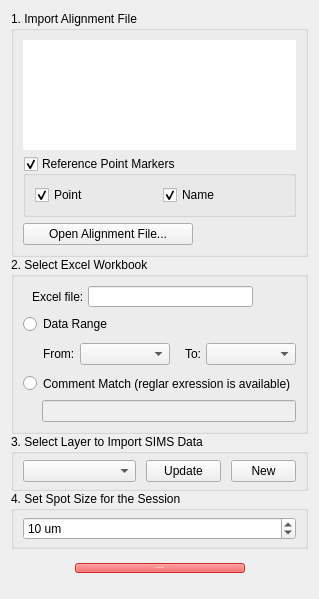
      <widget class="QWidget" name="tab">
       <attribute name="title">
        <string>Import</string>
       </attribute>
       <layout class="QVBoxLayout" name="verticalLayout_6">
        <property name="spacing">
         <number>0</number>
        </property>
        <property name="bottomMargin">
         <number>12</number>
        </property>
        <item>
         <widget class="QGroupBox" name="groupBox">
          <property name="sizePolicy">
           <sizepolicy hsizetype="Preferred" vsizetype="Maximum">
            <horstretch>0</horstretch>
            <verstretch>0</verstretch>
           </sizepolicy>
          </property>
          <property name="maximumSize">
           <size>
            <width>16777215</width>
            <height>260</height>
           </size>
          </property>
          <property name="title">
           <string>1. Import Alignment File</string>
          </property>
          <property name="flat">
           <bool>false</bool>
          </property>
          <layout class="QVBoxLayout" name="verticalLayout">
           <item>
            <widget class="QTableView" name="Tbv_Alignment">
             <property name="sizePolicy">
              <sizepolicy hsizetype="Preferred" vsizetype="Expanding">
               <horstretch>0</horstretch>
               <verstretch>0</verstretch>
              </sizepolicy>
             </property>
             <property name="maximumSize">
              <size>
               <width>16777215</width>
               <height>110</height>
              </size>
             </property>
             <property name="styleSheet">
              <string notr="true">.item{ padding: 5px; }</string>
             </property>
             <property name="frameShape">
              <enum>QFrame::NoFrame</enum>
             </property>
             <property name="frameShadow">
              <enum>QFrame::Plain</enum>
             </property>
             <property name="verticalScrollBarPolicy">
              <enum>Qt::ScrollBarAsNeeded</enum>
             </property>
             <property name="autoScroll">
              <bool>true</bool>
             </property>
             <property name="editTriggers">
              <set>QAbstractItemView::NoEditTriggers</set>
             </property>
             <property name="showDropIndicator" stdset="0">
              <bool>false</bool>
             </property>
             <property name="dragDropOverwriteMode">
              <bool>false</bool>
             </property>
             <property name="alternatingRowColors">
              <bool>true</bool>
             </property>
             <property name="showGrid">
              <bool>false</bool>
             </property>
             <property name="gridStyle">
              <enum>Qt::NoPen</enum>
             </property>
             <property name="sortingEnabled">
              <bool>false</bool>
             </property>
             <property name="cornerButtonEnabled">
              <bool>false</bool>
             </property>
             <attribute name="horizontalHeaderVisible">
              <bool>false</bool>
             </attribute>
             <attribute name="verticalHeaderDefaultSectionSize">
              <number>17</number>
             </attribute>
            </widget>
           </item>
           <item>
            <widget class="QGroupBox" name="Gbx_Alignment_Ref_Point_Markers">
             <property name="title">
              <string>Reference Point Markers</string>
             </property>
             <property name="checkable">
              <bool>true</bool>
             </property>
             <property name="checked">
              <bool>true</bool>
             </property>
             <layout class="QHBoxLayout" name="horizontalLayout_11">
              <item>
               <widget class="QCheckBox" name="Cbx_Alignment_Ref_Points">
                <property name="text">
                 <string>Point</string>
                </property>
                <property name="checked">
                 <bool>true</bool>
                </property>
               </widget>
              </item>
              <item>
               <widget class="QCheckBox" name="Cbx_Alignment_Ref_Names">
                <property name="text">
                 <string>Name</string>
                </property>
                <property name="checked">
                 <bool>true</bool>
                </property>
               </widget>
              </item>
             </layout>
            </widget>
           </item>
           <item>
            <widget class="QPushButton" name="Btn_Import_Alignments">
             <property name="maximumSize">
              <size>
               <width>170</width>
               <height>16777215</height>
              </size>
             </property>
             <property name="text">
              <string>Open Alignment File...</string>
             </property>
            </widget>
           </item>
          </layout>
         </widget>
        </item>
        <item>
         <widget class="QGroupBox" name="Grp_Workbook">
          <property name="enabled">
           <bool>true</bool>
          </property>
          <property name="sizePolicy">
           <sizepolicy hsizetype="Preferred" vsizetype="Fixed">
            <horstretch>0</horstretch>
            <verstretch>0</verstretch>
           </sizepolicy>
          </property>
          <property name="minimumSize">
           <size>
            <width>0</width>
            <height>177</height>
           </size>
          </property>
          <property name="maximumSize">
           <size>
            <width>16777215</width>
            <height>177</height>
           </size>
          </property>
          <property name="title">
           <string>2. Select Excel Workbook</string>
          </property>
          <layout class="QVBoxLayout" name="verticalLayout_2">
           <property name="spacing">
            <number>6</number>
           </property>
           <item>
            <widget class="QFrame" name="Frame_for_Excel_file">
             <property name="sizePolicy">
              <sizepolicy hsizetype="Preferred" vsizetype="Fixed">
               <horstretch>0</horstretch>
               <verstretch>0</verstretch>
              </sizepolicy>
             </property>
             <property name="minimumSize">
              <size>
               <width>30</width>
               <height>0</height>
              </size>
             </property>
             <property name="maximumSize">
              <size>
               <width>16777215</width>
               <height>30</height>
              </size>
             </property>
             <layout class="QHBoxLayout" name="horizontalLayout_2">
              <property name="spacing">
               <number>4</number>
              </property>
              <property name="topMargin">
               <number>0</number>
              </property>
              <property name="bottomMargin">
               <number>0</number>
              </property>
              <item>
               <widget class="QLabel" name="label_14">
                <property name="sizePolicy">
                 <sizepolicy hsizetype="Fixed" vsizetype="Preferred">
                  <horstretch>0</horstretch>
                  <verstretch>0</verstretch>
                 </sizepolicy>
                </property>
                <property name="text">
                 <string>Excel file:</string>
                </property>
               </widget>
              </item>
              <item>
               <widget class="QLineEdit" name="Tbx_Workbook">
                <property name="enabled">
                 <bool>true</bool>
                </property>
                <property name="minimumSize">
                 <size>
                  <width>130</width>
                  <height>18</height>
                 </size>
                </property>
                <property name="maximumSize">
                 <size>
                  <width>228</width>
                  <height>16777215</height>
                 </size>
                </property>
                <property name="toolTip">
                 <string notr="true" extracomment="this is tooltip">test test test</string>
                </property>
                <property name="readOnly">
                 <bool>true</bool>
                </property>
               </widget>
              </item>
              <item>
               <widget class="QPushButton" name="Btn_Select_Workbook">
                <property name="maximumSize">
                 <size>
                  <width>30</width>
                  <height>20</height>
                 </size>
                </property>
                <property name="text">
                 <string/>
                </property>
                <property name="iconSize">
                 <size>
                  <width>30</width>
                  <height>30</height>
                 </size>
                </property>
                <property name="flat">
                 <bool>true</bool>
                </property>
               </widget>
              </item>
             </layout>
            </widget>
           </item>
           <item>
            <widget class="QRadioButton" name="Opt_Range">
             <property name="enabled">
              <bool>true</bool>
             </property>
             <property name="sizePolicy">
              <sizepolicy hsizetype="Minimum" vsizetype="Fixed">
               <horstretch>0</horstretch>
               <verstretch>0</verstretch>
              </sizepolicy>
             </property>
             <property name="maximumSize">
              <size>
               <width>16777215</width>
               <height>25</height>
              </size>
             </property>
             <property name="text">
              <string>Data Range</string>
             </property>
             <property name="checked">
              <bool>false</bool>
             </property>
             <attribute name="buttonGroup">
              <string notr="true">buttonGroup</string>
             </attribute>
            </widget>
           </item>
           <item>
            <widget class="QFrame" name="Frame_for_from_to">
             <property name="minimumSize">
              <size>
               <width>0</width>
               <height>26</height>
              </size>
             </property>
             <property name="maximumSize">
              <size>
               <width>200000</width>
               <height>25</height>
              </size>
             </property>
             <property name="frameShape">
              <enum>QFrame::NoFrame</enum>
             </property>
             <property name="frameShadow">
              <enum>QFrame::Plain</enum>
             </property>
             <property name="lineWidth">
              <number>1</number>
             </property>
             <layout class="QHBoxLayout" name="horizontalLayout_6">
              <property name="spacing">
               <number>5</number>
              </property>
              <property name="leftMargin">
               <number>10</number>
              </property>
              <property name="topMargin">
               <number>0</number>
              </property>
              <property name="rightMargin">
               <number>0</number>
              </property>
              <property name="bottomMargin">
               <number>0</number>
              </property>
              <item>
               <widget class="QLabel" name="label_5">
                <property name="sizePolicy">
                 <sizepolicy hsizetype="Fixed" vsizetype="Preferred">
                  <horstretch>0</horstretch>
                  <verstretch>0</verstretch>
                 </sizepolicy>
                </property>
                <property name="minimumSize">
                 <size>
                  <width>0</width>
                  <height>18</height>
                 </size>
                </property>
                <property name="text">
                 <string>From:</string>
                </property>
                <property name="margin">
                 <number>0</number>
                </property>
                <property name="indent">
                 <number>10</number>
                </property>
               </widget>
              </item>
              <item>
               <widget class="QComboBox" name="Cmb_Excel_From">
                <property name="minimumSize">
                 <size>
                  <width>0</width>
                  <height>18</height>
                 </size>
                </property>
                <property name="styleSheet">
                 <string notr="true">minWidth: 200px;</string>
                </property>
                <property name="sizeAdjustPolicy">
                 <enum>QComboBox::AdjustToMinimumContentsLength</enum>
                </property>
                <property name="duplicatesEnabled">
                 <bool>false</bool>
                </property>
                <property name="frame">
                 <bool>true</bool>
                </property>
               </widget>
              </item>
              <item>
               <widget class="QLabel" name="label">
                <property name="sizePolicy">
                 <sizepolicy hsizetype="Fixed" vsizetype="Preferred">
                  <horstretch>0</horstretch>
                  <verstretch>0</verstretch>
                 </sizepolicy>
                </property>
                <property name="minimumSize">
                 <size>
                  <width>0</width>
                  <height>18</height>
                 </size>
                </property>
                <property name="text">
                 <string>To:</string>
                </property>
                <property name="margin">
                 <number>0</number>
                </property>
                <property name="indent">
                 <number>10</number>
                </property>
               </widget>
              </item>
              <item>
               <widget class="QComboBox" name="Cmb_Excel_To">
                <property name="minimumSize">
                 <size>
                  <width>0</width>
                  <height>18</height>
                 </size>
                </property>
               </widget>
              </item>
             </layout>
            </widget>
           </item>
           <item>
            <widget class="QRadioButton" name="Opt_Comment">
             <property name="enabled">
              <bool>true</bool>
             </property>
             <property name="maximumSize">
              <size>
               <width>16777215</width>
               <height>25</height>
              </size>
             </property>
             <property name="text">
              <string>Comment Match (reglar exression is available)</string>
             </property>
             <property name="checked">
              <bool>false</bool>
             </property>
             <attribute name="buttonGroup">
              <string notr="true">buttonGroup</string>
             </attribute>
            </widget>
           </item>
           <item>
            <widget class="QFrame" name="Frame_for_Comment_match">
             <property name="minimumSize">
              <size>
               <width>0</width>
               <height>18</height>
              </size>
             </property>
             <property name="frameShape">
              <enum>QFrame::NoFrame</enum>
             </property>
             <property name="frameShadow">
              <enum>QFrame::Plain</enum>
             </property>
             <layout class="QVBoxLayout" name="verticalLayout_12">
              <property name="spacing">
               <number>0</number>
              </property>
              <property name="leftMargin">
               <number>19</number>
              </property>
              <property name="topMargin">
               <number>0</number>
              </property>
              <property name="rightMargin">
               <number>0</number>
              </property>
              <property name="bottomMargin">
               <number>0</number>
              </property>
              <item>
               <widget class="QLineEdit" name="Tbx_Comment_Match">
                <property name="enabled">
                 <bool>false</bool>
                </property>
                <property name="minimumSize">
                 <size>
                  <width>13</width>
                  <height>0</height>
                 </size>
                </property>
               </widget>
              </item>
             </layout>
            </widget>
           </item>
          </layout>
         </widget>
        </item>
        <item>
         <widget class="QGroupBox" name="Grp_Layer">
          <property name="enabled">
           <bool>true</bool>
          </property>
          <property name="maximumSize">
           <size>
            <width>16777215</width>
            <height>70</height>
           </size>
          </property>
          <property name="title">
           <string>3. Select Layer to Import SIMS Data</string>
          </property>
          <layout class="QGridLayout" name="gridLayout_9" columnstretch="0,0,0">
           <property name="topMargin">
            <number>6</number>
           </property>
           <property name="bottomMargin">
            <number>6</number>
           </property>
           <property name="horizontalSpacing">
            <number>10</number>
           </property>
           <property name="verticalSpacing">
            <number>0</number>
           </property>
           <item row="0" column="0">
            <widget class="QComboBox" name="Cmb_Target_Layer">
             <property name="minimumSize">
              <size>
               <width>0</width>
               <height>0</height>
              </size>
             </property>
             <property name="maximumSize">
              <size>
               <width>16777215</width>
               <height>16777215</height>
              </size>
             </property>
            </widget>
           </item>
           <item row="0" column="2">
            <widget class="QPushButton" name="Btn_Create_New_Layer">
             <property name="maximumSize">
              <size>
               <width>65</width>
               <height>16777215</height>
              </size>
             </property>
             <property name="text">
              <string>New</string>
             </property>
            </widget>
           </item>
           <item row="0" column="1">
            <widget class="QPushButton" name="Btn_Refresh_Import_Layers">
             <property name="maximumSize">
              <size>
               <width>75</width>
               <height>16777215</height>
              </size>
             </property>
             <property name="text">
              <string>Update</string>
             </property>
            </widget>
           </item>
          </layout>
         </widget>
        </item>
        <item>
         <widget class="QGroupBox" name="groupBox_3">
          <property name="maximumSize">
           <size>
            <width>16777215</width>
            <height>70</height>
           </size>
          </property>
          <property name="title">
           <string>4. Set Spot Size for the Session</string>
          </property>
          <layout class="QVBoxLayout" name="verticalLayout_4">
           <property name="spacing">
            <number>0</number>
           </property>
           <property name="topMargin">
            <number>6</number>
           </property>
           <property name="bottomMargin">
            <number>6</number>
           </property>
           <item>
            <widget class="QSpinBox" name="Spn_Spot_Size">
             <property name="suffix">
              <string> um</string>
             </property>
             <property name="value">
              <number>10</number>
             </property>
            </widget>
           </item>
          </layout>
         </widget>
        </item>
        <item>
         <widget class="QWidget" name="widget_3" native="true">
          <layout class="QHBoxLayout" name="horizontalLayout_9">
           <item>
            <spacer name="horizontalSpacer_5">
             <property name="orientation">
              <enum>Qt::Horizontal</enum>
             </property>
             <property name="sizeHint" stdset="0">
              <size>
               <width>40</width>
               <height>20</height>
              </size>
             </property>
            </spacer>
           </item>
           <item>
            <widget class="QPushButton" name="Btn_Import_From_Excel">
             <property name="enabled">
              <bool>false</bool>
             </property>
             <property name="minimumSize">
              <size>
               <width>170</width>
               <height>0</height>
              </size>
             </property>
             <property name="maximumSize">
              <size>
               <width>16777215</width>
               <height>16777215</height>
              </size>
             </property>
             <property name="font">
              <font>
               <pointsize>-1</pointsize>
               <weight>75</weight>
               <bold>true</bold>
              </font>
             </property>
             <property name="autoFillBackground">
              <bool>false</bool>
             </property>
             <property name="styleSheet">
              <string notr="true">background-color: rgb(255, 49, 49);
color: #ffffff;
font-weight: bold;
</string>
             </property>
             <property name="text">
              <string>Import Excel Data</string>
             </property>
             <property name="flat">
              <bool>false</bool>
             </property>
            </widget>
           </item>
           <item>
            <spacer name="horizontalSpacer_4">
             <property name="orientation">
              <enum>Qt::Horizontal</enum>
             </property>
             <property name="sizeHint" stdset="0">
              <size>
               <width>24</width>
               <height>20</height>
              </size>
             </property>
            </spacer>
           </item>
          </layout>
         </widget>
        </item>
       </layout>
      </widget>
